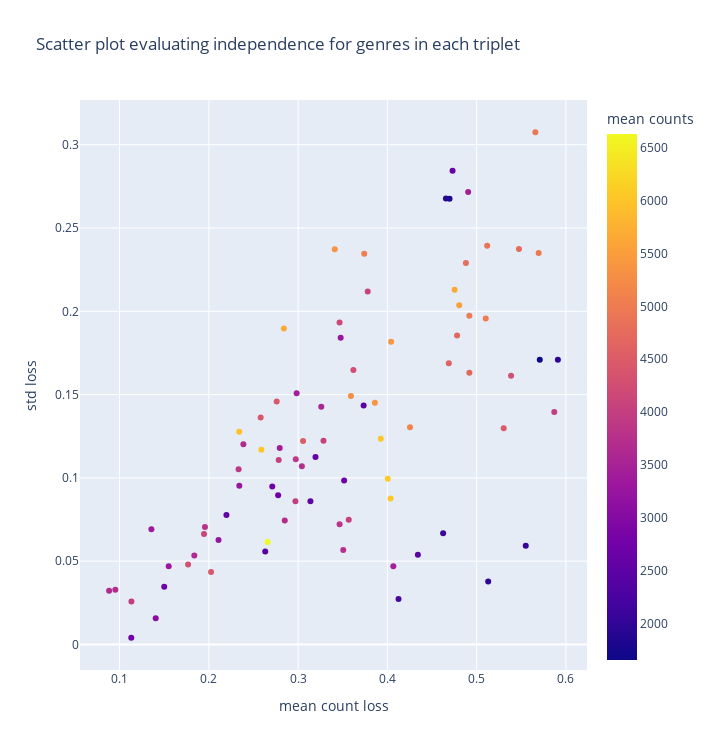

Notebook code cell kept with this figure:
### Code cell
evaluation_df = pd.concat([mean_loss,genre_loss_std,mean_count],axis=1)
evaluation_df.columns = ['mean count loss', 'std loss', 'mean counts']
fig = px.scatter(evaluation_df , x = 'mean count loss', y = 'std loss', color = 'mean counts', title="Scatter plot evaluating independence for genres in each triplet", width=716, height=750, hover_name = list(mean_count.index))
fig.show()
